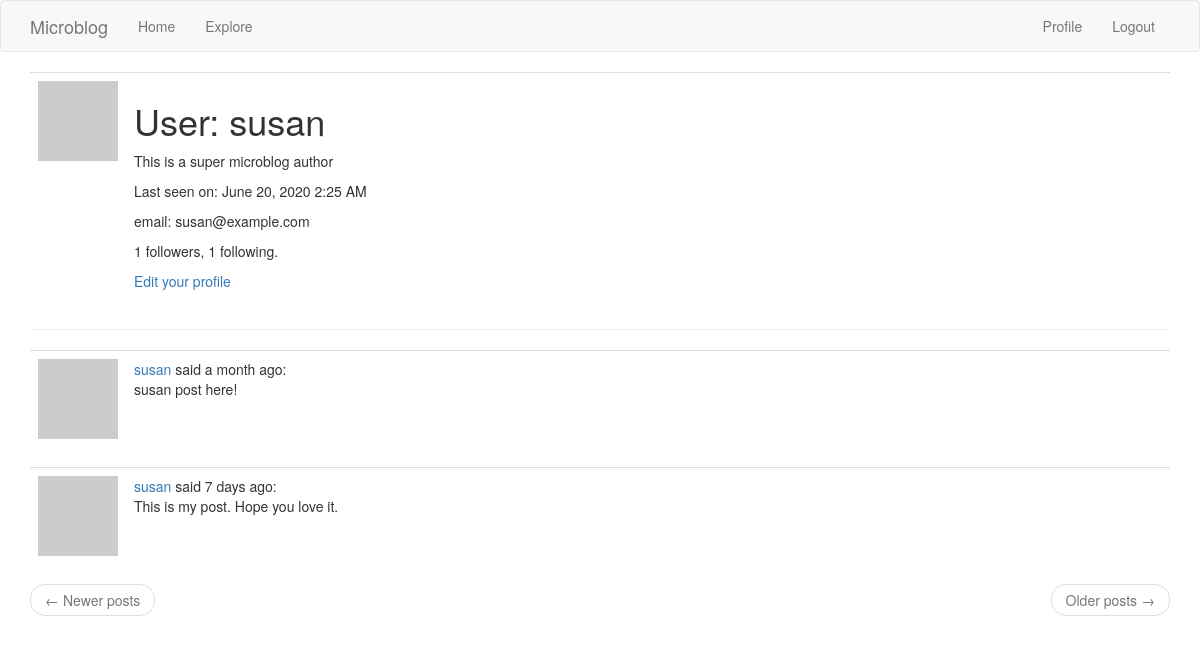
The page /user/susan (signed in) on the database as committed earlier.
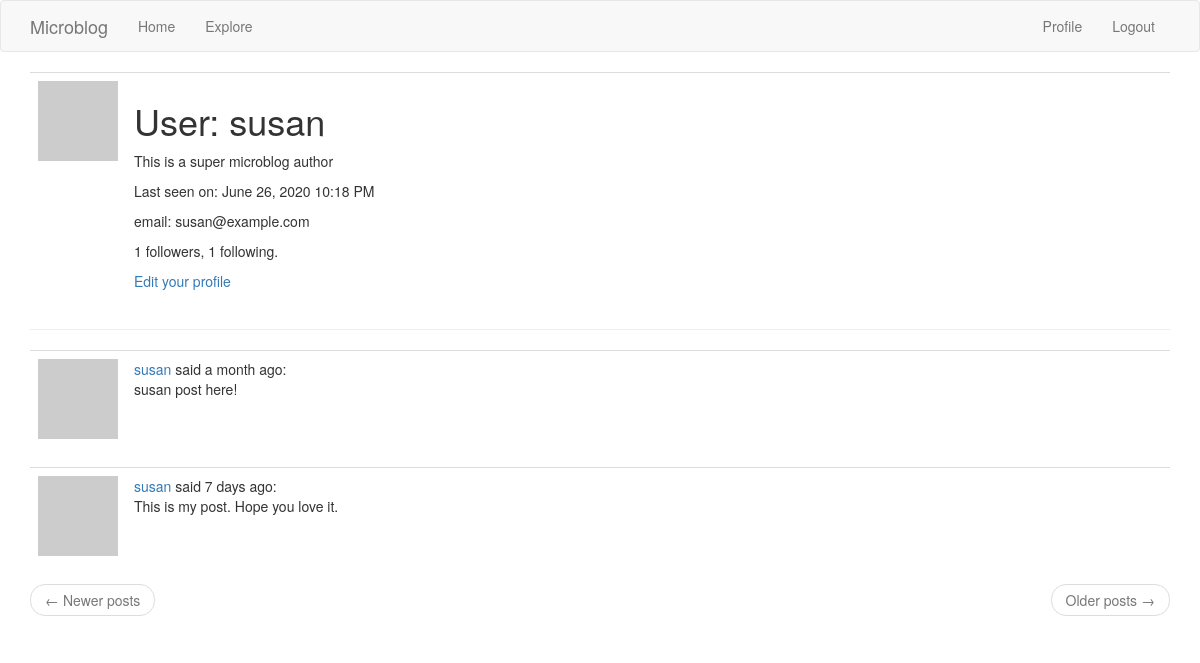
The same page on the database as committed later.
### app/models.py (models this page shows, shortened)
class User(UserMixin, db.Model):
    id            = db.Column(db.Integer, primary_key=True)
    username      = db.Column(db.String(64), index=True, unique=True)
    email         = db.Column(db.String(120), index=True, unique=True)
    password_hash = db.Column(db.String(128))
    about_me      = db.Column(db.String(140))
    last_seen     = db.Column(db.DateTime, default=datetime.utcnow)
    posts    = db.relationship('Post', backref='author', lazy='dynamic')
    followed = db.relationship(
        'User', secondary=followers,
        primaryjoin=(followers.c.follower_id == id),
        secondaryjoin=(followers.c.followed_id == id),
        backref=db.backref('followers', lazy='dynamic'), lazy='dynamic')
    def avatar(self, size):
        digest = md5(self.email.lower().encode('utf-8')).hexdigest()
        return 'https://www.gravatar.com/avatar/{}?d=identicon&s={}'.format(
            digest, size)

class Post(db.Model):
    id = db.Column(db.Integer, primary_key=True)
    body = db.Column(db.String(140))
    timestamp = db.Column(db.DateTime, index=True, default=datetime.utcnow)
    language = db.Column(db.String(5))
    user_id = db.Column(db.Integer, db.ForeignKey('user.id'))

### app/main/routes.py (the view)
@bp.route('/user/<username>')
@login_required
def user(username):
    user = User.query.filter_by(username=username).first_or_404()
    page = request.args.get('page', 1, type=int)
    posts = Post.query.filter_by(user_id=user.id).paginate(
        page, current_app.config['POSTS_PER_PAGE'], False)
    next_url = url_for('main.user', username=username, page=posts.next_num) \
        if posts.has_next else None
    prev_url = url_for('main.user', username=username, page=posts.prev_num) \
        if posts.has_prev else None
    form = EmptyForm()
    return render_template('user.html', user=user, posts=posts.items, form=form, next_url=next_url, prev_url=prev_url)

### app/main/routes.py (called while the page is built)
@bp.before_request
def before_request():
    g.locale = str(get_locale())
    if current_user.is_authenticated:
        current_user.last_seen = datetime.utcnow()
        db.session.commit()

### app/models.py (called while the page is built)
@login.user_loader
def load_user(id):
    return User.query.get(int(id))

### app/templates/user.html (shortened to what this page needs)
{% extends "base.html" %}
{% block app_content %}
    <table class="table table-hover">
        <tr valign="top">
            <td width="80px"><img src="{{ user.avatar(80) }}"></td>
            <td><h1>User: {{ user.username }}</h1>
                {% if user.about_me %}<p>{{ user.about_me }}</p>{% endif %}
                {% if user.last_seen %}<p>
                Last seen on: {{ moment(user.last_seen).format('LLL') }}</p>
                {% endif %}
                {% if user.email %}<p>email: {{ user.email }}</p>{% endif %}
                <p>{{ user.followers.count() }} followers, {{ user.followed.count() }} following.</p>
                {% if user == current_user %}
                <p><a href="{{ url_for('main.edit_profile') }}">Edit your profile</a></p>
                {% endif %}
            </td>
        </tr>
    </table>
    <hr>
    {% for post in posts %}
        {% include '_post.html' %}
    {% endfor %}
    <nav aria-label="...">
        <ul class="pager">
            <li class="previous{% if not prev_url %} disabled{% endif %}">
                <a href="{{ prev_url or '#' }}">
                    <span aria-hidden="true">&larr;</span> Newer posts
                </a>
            </li>
            <li class="next{% if not next_url %} disabled{% endif %}">
                <a href="{{ next_url or '#' }}">
                    Older posts <span aria-hidden="true">&rarr;</span>
                </a>
            </li>
        </ul>
    </nav>
{% endblock %}

### app/templates/base.html (shortened to what this page needs)
{% extends 'bootstrap/base.html' %}
{% block navbar %}
    <nav class="navbar navbar-default">
      <div class="container">
        <div class="navbar-header">
          <a class="navbar-brand" href="{{ url_for('main.index') }}">Microblog</a>
        </div>
        <div class="collapse navbar-collapse" id="bs-example-navbar-collapse-1">
            <ul class="nav navbar-nav">
                <li><a href="{{ url_for('main.index') }}">Home</a></li>
                <li><a href="{{ url_for('main.explore') }}">Explore</a></li>
            </ul>
            <ul class="nav navbar-nav navbar-right">
                {% if current_user.is_anonymous %}
                <li><a href="{{ url_for('auth.login') }}">Login</a> </li>
                <li><a href="{{ url_for('auth.register') }}">Register</a> </li>
                {% else %}
                <li><a href="{{ url_for('main.user', username=current_user.username) }}">Profile</a></li>
                <li><a href="{{ url_for('auth.logout') }}">Logout</a></li>
                {% endif %}
            </ul>
        </div>
      </div>
    </nav>
{% endblock %}
{% block content %}
    <div class="container">
        {% block app_content %}{% endblock %}
    </div>
{% endblock %}

### app/templates/_post.html (shortened to what this page needs)
<table class="table table-hover">
    <tr>
        <td width="70px">
            <a href="{{ url_for('main.user', username=post.author.username) }}">
                <img src="{{ post.author.avatar(70) }}" />
            </a>
        </td>
        <td>
            {{ _('%(username)s said %(when)s', username=user_link, when=moment(post.timestamp).fromNow()) }}:
            <br>
            <span id="post{{ post.id }}">{{ post.body }}</span>
        </td>
    </tr>
</table>

Rows that differ between the two databases and show on the page:
changed User "susan": last_seen "June 20, 2020 2:25 AM" → "June 26, 2020 10:18 PM"
